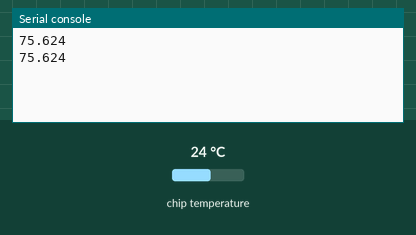
This program was run on a simulated Raspberry Pi Pico running MicroPython. Shown: the last lines printed to the serial console. The inputs (shaded band) are chosen by the test bench; at power-on: chip temperature 24 °C.

Above: at 1.2 s.
1.3 s: chip temperature set to 1 °C
At 2.6 s:
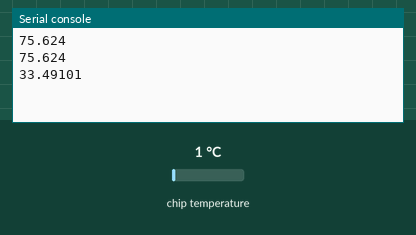
2.8 s: chip temperature set to 11 °C
At 3.9 s:
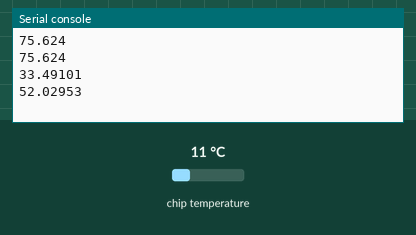
Timing chart, 0 to 5.8 s (numbered marks = the images above; inputs shaded):
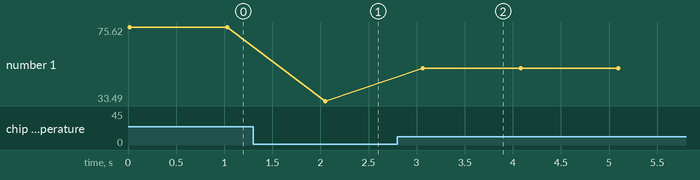

Measured:
- after the input at 1.3 s, the serial console: prints a new line after 0.75 s (image 1)
- after the input at 2.8 s, the serial console: prints a new line after 0.27 s (image 2)
- plotted number 1: 75.62 → 33.49 after the input at 1.3 s, 33.49 → 52.03 after the input at 2.8 s

The program:

temp.py
```python
import machine
import utime

RefVoltage = 3.3

sensor_temp = machine.ADC(4)
conversion_factor = RefVoltage / (65535)
readings = 8

while True:
    reading = sensor_temp.read_u16() * conversion_factor
    temperatureC = 0.0
    for i in range(readings):
      temperatureC += 27 - (reading - 0.706)/0.001721
      utime.sleep_ms(2)

    temperatureC = temperatureC / readings
    temperatureF = ((temperatureC * 1.8) + 32)
    print(temperatureF)
    utime.sleep(1)
```
